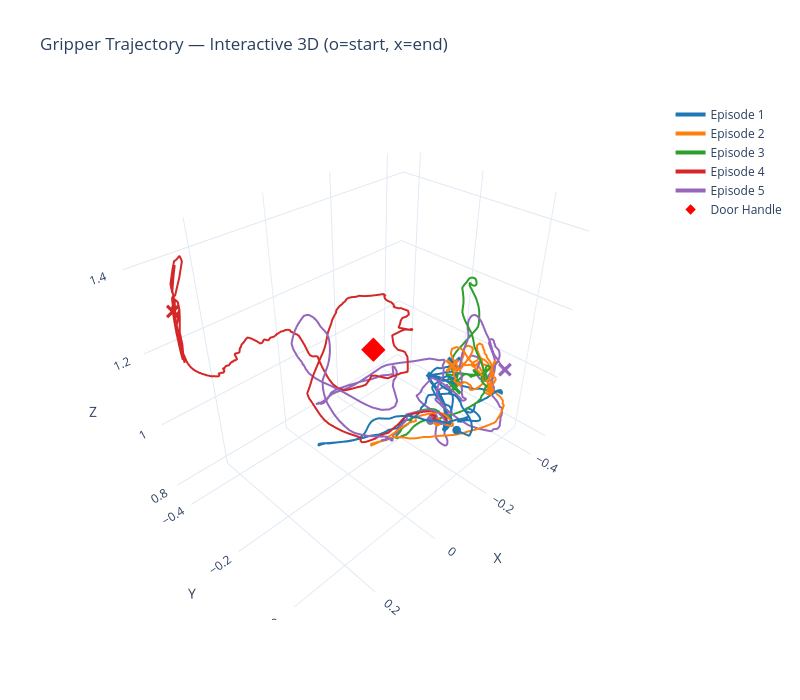

Notebook code for this chart:
### Markdown cell above
## 11. Interactive 3D Gripper Trajectory\nClick and drag to rotate. Scroll to zoom. Hover for coordinates.

### Code cell
fig = go.Figure()

colors = ["#1f77b4", "#ff7f0e", "#2ca02c", "#d62728", "#9467bd"]
for i, ep in enumerate(episodes[:5]):
    gpos = ep["gripper_pos"]
    t = np.arange(len(gpos))
    fig.add_trace(go.Scatter3d(
        x=gpos[:, 0], y=gpos[:, 1], z=gpos[:, 2],
        mode="lines", name=f"Episode {i+1}",
        line=dict(color=colors[i], width=4),
        hovertemplate="t=%{customdata}<br>x=%{x:.3f}<br>y=%{y:.3f}<br>z=%{z:.3f}<extra>Ep %{fullData.name}</extra>",
        customdata=t,
    ))
    # Start marker
    fig.add_trace(go.Scatter3d(
        x=[gpos[0, 0]], y=[gpos[0, 1]], z=[gpos[0, 2]],
        mode="markers", marker=dict(size=5, color=colors[i], symbol="circle"),
        showlegend=False, hoverinfo="skip",
    ))
    # End marker
    fig.add_trace(go.Scatter3d(
        x=[gpos[-1, 0]], y=[gpos[-1, 1]], z=[gpos[-1, 2]],
        mode="markers", marker=dict(size=5, color=colors[i], symbol="x"),
        showlegend=False, hoverinfo="skip",
    ))

# Door handle
hpos = episodes[0]["handle_pos"][0]
fig.add_trace(go.Scatter3d(
    x=[hpos[0]], y=[hpos[1]], z=[hpos[2]],
    mode="markers", marker=dict(size=8, color="red", symbol="diamond"),
    name="Door Handle",
))

fig.update_layout(
    title="Gripper Trajectory — Interactive 3D (o=start, x=end)",
    scene=dict(xaxis_title="X", yaxis_title="Y", zaxis_title="Z"),
    template="plotly_white",
    width=800, height=700,
)
fig.show()

### Figure 1 — Plotly figure (JSON) as saved in the notebook; plotly's stock layout.template omitted (floating-point values rounded to 4 significant figures; data arrays with more than 128 entries replaced by an {"elided": "..."} marker saying what was removed)
{"data": [{"customdata": {"elided": "500 int values"}, "hovertemplate": "t=%{customdata}<br>x=%{x:.3f}<br>y=%{y:.3f}<br>z=%{z:.3f}<extra>Ep %{fullData.name}</extra>", "line": {"color": "#1f77b4", "width": 4}, "mode": "lines", "name": "Episode 1", "type": "scatter3d", "x": {"elided": "500 float values"}, "y": {"elided": "500 float values"}, "z": {"elided": "500 float values"}}, {"hoverinfo": "skip", "marker": {"color": "#1f77b4", "size": 5, "symbol": "circle"}, "mode": "markers", "showlegend": false, "type": "scatter3d", "x": [-0.1211], "y": [0.0394], "z": [1.001]}, {"hoverinfo": "skip", "marker": {"color": "#1f77b4", "size": 5, "symbol": "x"}, "mode": "markers", "showlegend": false, "type": "scatter3d", "x": [-0.3532], "y": [-0.151], "z": [0.9765]}, {"customdata": {"elided": "500 int values"}, "hovertemplate": "t=%{customdata}<br>x=%{x:.3f}<br>y=%{y:.3f}<br>z=%{z:.3f}<extra>Ep %{fullData.name}</extra>", "line": {"color": "#ff7f0e", "width": 4}, "mode": "lines", "name": "Episode 2", "type": "scatter3d", "x": {"elided": "500 float values"}, "y": {"elided": "500 float values"}, "z": {"elided": "500 float values"}}, {"hoverinfo": "skip", "marker": {"color": "#ff7f0e", "size": 5, "symbol": "circle"}, "mode": "markers", "showlegend": false, "type": "scatter3d", "x": [-0.09072], "y": [0.005778], "z": [1.024]}, {"hoverinfo": "skip", "marker": {"color": "#ff7f0e", "size": 5, "symbol": "x"}, "mode": "markers", "showlegend": false, "type": "scatter3d", "x": [-0.3276], "y": [-0.1379], "z": [0.9881]}, {"customdata": {"elided": "500 int values"}, "hovertemplate": "t=%{customdata}<br>x=%{x:.3f}<br>y=%{y:.3f}<br>z=%{z:.3f}<extra>Ep %{fullData.name}</extra>", "line": {"color": "#2ca02c", "width": 4}, "mode": "lines", "name": "Episode 3", "type": "scatter3d", "x": {"elided": "500 float values"}, "y": {"elided": "500 float values"}, "z": {"elided": "500 float values"}}, {"hoverinfo": "skip", "marker": {"color": "#2ca02c", "size": 5, "symbol": "circle"}, "mode": "markers", "showlegend": false, "type": "scatter3d", "x": [-0.09971], "y": [-0.02118], "z": [1.006]}, {"hoverinfo": "skip", "marker": {"color": "#2ca02c", "size": 5, "symbol": "x"}, "mode": "markers", "showlegend": false, "type": "scatter3d", "x": [-0.3435], "y": [-0.1347], "z": [0.9074]}, {"customdata": {"elided": "500 int values"}, "hovertemplate": "t=%{customdata}<br>x=%{x:.3f}<br>y=%{y:.3f}<br>z=%{z:.3f}<extra>Ep %{fullData.name}</extra>", "line": {"color": "#d62728", "width": 4}, "mode": "lines", "name": "Episode 4", "type": "scatter3d", "x": {"elided": "500 float values"}, "y": {"elided": "500 float values"}, "z": {"elided": "500 float values"}}, {"hoverinfo": "skip", "marker": {"color": "#d62728", "size": 5, "symbol": "circle"}, "mode": "markers", "showlegend": false, "type": "scatter3d", "x": [-0.08843], "y": [-0.007388], "z": [1.029]}, {"hoverinfo": "skip", "marker": {"color": "#d62728", "size": 5, "symbol": "x"}, "mode": "markers", "showlegend": false, "type": "scatter3d", "x": [0.2871], "y": [-0.4054], "z": [1.302]}, {"customdata": {"elided": "500 int values"}, "hovertemplate": "t=%{customdata}<br>x=%{x:.3f}<br>y=%{y:.3f}<br>z=%{z:.3f}<extra>Ep %{fullData.name}</extra>", "line": {"color": "#9467bd", "width": 4}, "mode": "lines", "name": "Episode 5", "type": "scatter3d", "x": {"elided": "500 float values"}, "y": {"elided": "500 float values"}, "z": {"elided": "500 float values"}}, {"hoverinfo": "skip", "marker": {"color": "#9467bd", "size": 5, "symbol": "circle"}, "mode": "markers", "showlegend": false, "type": "scatter3d", "x": [-0.08387], "y": [-0.008456], "z": [1.026]}, {"hoverinfo": "skip", "marker": {"color": "#9467bd", "size": 5, "symbol": "x"}, "mode": "markers", "showlegend": false, "type": "scatter3d", "x": [-0.3638], "y": [-0.001012], "z": [1.027]}, {"marker": {"color": "red", "size": 8, "symbol": "diamond"}, "mode": "markers", "name": "Door Handle", "type": "scatter3d", "x": [-0.1415], "y": [-0.2509], "z": [1.075]}], "layout": {"height": 700, "scene": {"xaxis": {"title": {"text": "X"}}, "yaxis": {"title": {"text": "Y"}}, "zaxis": {"title": {"text": "Z"}}}, "title": {"text": "Gripper Trajectory — Interactive 3D (o=start, x=end)"}, "width": 800}}
